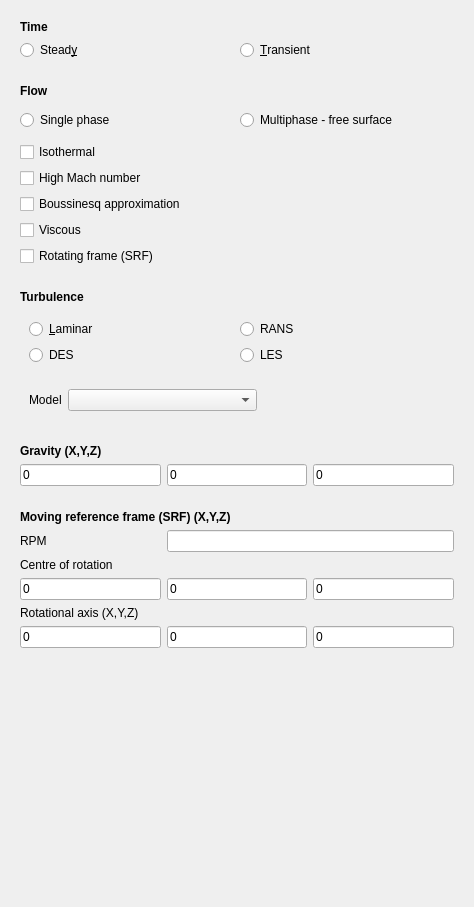
<?xml version="1.0" encoding="UTF-8"?>
<ui version="4.0">
 <class>TaskPanelPhysics</class>
 <widget class="QWidget" name="TaskPanelPhysics">
  <property name="geometry">
   <rect>
    <x>0</x>
    <y>0</y>
    <width>474</width>
    <height>907</height>
   </rect>
  </property>
  <property name="windowTitle">
   <string>Select physics model</string>
  </property>
  <layout class="QGridLayout" name="gridLayout">
   <item row="0" column="0">
    <widget class="QFrame" name="TimeFrame">
     <property name="sizePolicy">
      <sizepolicy hsizetype="Preferred" vsizetype="Minimum">
       <horstretch>0</horstretch>
       <verstretch>0</verstretch>
      </sizepolicy>
     </property>
     <property name="frameShape">
      <enum>QFrame::Panel</enum>
     </property>
     <property name="frameShadow">
      <enum>QFrame::Plain</enum>
     </property>
     <property name="lineWidth">
      <number>0</number>
     </property>
     <layout class="QGridLayout" name="gridLayout_3">
      <item row="1" column="0">
       <widget class="QRadioButton" name="radioButtonSteady">
        <property name="sizePolicy">
         <sizepolicy hsizetype="MinimumExpanding" vsizetype="Fixed">
          <horstretch>0</horstretch>
          <verstretch>0</verstretch>
         </sizepolicy>
        </property>
        <property name="text">
         <string>Stead&amp;y</string>
        </property>
       </widget>
      </item>
      <item row="1" column="1">
       <widget class="QRadioButton" name="radioButtonTransient">
        <property name="sizePolicy">
         <sizepolicy hsizetype="MinimumExpanding" vsizetype="Fixed">
          <horstretch>0</horstretch>
          <verstretch>0</verstretch>
         </sizepolicy>
        </property>
        <property name="text">
         <string>&amp;Transient</string>
        </property>
       </widget>
      </item>
      <item row="0" column="0" colspan="2">
       <widget class="QLabel" name="label_2">
        <property name="font">
         <font>
          <weight>75</weight>
          <bold>true</bold>
         </font>
        </property>
        <property name="text">
         <string>Time</string>
        </property>
       </widget>
      </item>
     </layout>
    </widget>
   </item>
   <item row="7" column="0">
    <widget class="QFrame" name="srfFrame">
     <property name="maximumSize">
      <size>
       <width>16777215</width>
       <height>16777215</height>
      </size>
     </property>
     <property name="frameShape">
      <enum>QFrame::Panel</enum>
     </property>
     <property name="frameShadow">
      <enum>QFrame::Plain</enum>
     </property>
     <property name="lineWidth">
      <number>0</number>
     </property>
     <layout class="QGridLayout" name="gridLayout_7">
      <item row="10" column="1">
       <widget class="Gui::InputField" name="inputSRFAxisy">
        <property name="sizePolicy">
         <sizepolicy hsizetype="Preferred" vsizetype="Fixed">
          <horstretch>0</horstretch>
          <verstretch>0</verstretch>
         </sizepolicy>
        </property>
        <property name="text">
         <string notr="true">0</string>
        </property>
        <property name="singleStep" stdset="0">
         <double>1000.000000000000000</double>
        </property>
        <property name="unit" stdset="0">
         <string notr="true"/>
        </property>
        <property name="format" stdset="0">
         <number>0</number>
        </property>
       </widget>
      </item>
      <item row="10" column="0">
       <widget class="Gui::InputField" name="inputSRFAxisx">
        <property name="sizePolicy">
         <sizepolicy hsizetype="Preferred" vsizetype="Fixed">
          <horstretch>0</horstretch>
          <verstretch>0</verstretch>
         </sizepolicy>
        </property>
        <property name="text">
         <string notr="true">0</string>
        </property>
        <property name="singleStep" stdset="0">
         <double>1000.000000000000000</double>
        </property>
        <property name="unit" stdset="0">
         <string notr="true"/>
        </property>
        <property name="format" stdset="0">
         <number>0</number>
        </property>
       </widget>
      </item>
      <item row="10" column="2">
       <widget class="Gui::InputField" name="inputSRFAxisz">
        <property name="sizePolicy">
         <sizepolicy hsizetype="Preferred" vsizetype="Fixed">
          <horstretch>0</horstretch>
          <verstretch>0</verstretch>
         </sizepolicy>
        </property>
        <property name="text">
         <string notr="true">0</string>
        </property>
        <property name="singleStep" stdset="0">
         <double>1000.000000000000000</double>
        </property>
        <property name="unit" stdset="0">
         <string notr="true"/>
        </property>
        <property name="format" stdset="0">
         <number>0</number>
        </property>
       </widget>
      </item>
      <item row="0" column="0" colspan="3">
       <widget class="QLabel" name="label">
        <property name="font">
         <font>
          <weight>75</weight>
          <bold>true</bold>
         </font>
        </property>
        <property name="text">
         <string>Moving reference frame (SRF) (X,Y,Z)</string>
        </property>
       </widget>
      </item>
      <item row="1" column="0">
       <widget class="QLabel" name="label_6">
        <property name="text">
         <string>RPM</string>
        </property>
       </widget>
      </item>
      <item row="8" column="0" colspan="3">
       <widget class="QLabel" name="label_7">
        <property name="text">
         <string>Rotational axis (X,Y,Z)</string>
        </property>
       </widget>
      </item>
      <item row="1" column="1" colspan="2">
       <widget class="Gui::InputField" name="inputSRFRPM">
        <property name="sizePolicy">
         <sizepolicy hsizetype="MinimumExpanding" vsizetype="Fixed">
          <horstretch>0</horstretch>
          <verstretch>0</verstretch>
         </sizepolicy>
        </property>
        <property name="text">
         <string/>
        </property>
        <property name="singleStep" stdset="0">
         <double>1.000000000000000</double>
        </property>
        <property name="unit" stdset="0">
         <string notr="true">rev/s</string>
        </property>
        <property name="format" stdset="0">
         <string notr="true">g</string>
        </property>
       </widget>
      </item>
      <item row="2" column="0" colspan="3">
       <widget class="QLabel" name="label_COfR">
        <property name="text">
         <string>Centre of rotation</string>
        </property>
       </widget>
      </item>
      <item row="4" column="0" rowspan="2">
       <widget class="Gui::InputField" name="inputSRFCoRx">
        <property name="sizePolicy">
         <sizepolicy hsizetype="Preferred" vsizetype="Preferred">
          <horstretch>0</horstretch>
          <verstretch>0</verstretch>
         </sizepolicy>
        </property>
        <property name="text">
         <string notr="true">0</string>
        </property>
        <property name="singleStep" stdset="0">
         <double>1000.000000000000000</double>
        </property>
        <property name="unit" stdset="0">
         <string notr="true">mm</string>
        </property>
        <property name="format" stdset="0">
         <number>0</number>
        </property>
       </widget>
      </item>
      <item row="4" column="2" rowspan="2">
       <widget class="Gui::InputField" name="inputSRFCoRz">
        <property name="sizePolicy">
         <sizepolicy hsizetype="Preferred" vsizetype="Preferred">
          <horstretch>0</horstretch>
          <verstretch>0</verstretch>
         </sizepolicy>
        </property>
        <property name="text">
         <string notr="true">0</string>
        </property>
        <property name="singleStep" stdset="0">
         <double>1000.000000000000000</double>
        </property>
        <property name="unit" stdset="0">
         <string notr="true">mm</string>
        </property>
        <property name="format" stdset="0">
         <number>0</number>
        </property>
       </widget>
      </item>
      <item row="4" column="1" rowspan="2">
       <widget class="Gui::InputField" name="inputSRFCoRy">
        <property name="sizePolicy">
         <sizepolicy hsizetype="Preferred" vsizetype="Preferred">
          <horstretch>0</horstretch>
          <verstretch>0</verstretch>
         </sizepolicy>
        </property>
        <property name="text">
         <string notr="true">0</string>
        </property>
        <property name="singleStep" stdset="0">
         <double>1000.000000000000000</double>
        </property>
        <property name="unit" stdset="0">
         <string notr="true">mm</string>
        </property>
        <property name="format" stdset="0">
         <number>0</number>
        </property>
       </widget>
      </item>
     </layout>
    </widget>
   </item>
   <item row="1" column="0">
    <widget class="QFrame" name="FlowFrame">
     <property name="sizePolicy">
      <sizepolicy hsizetype="Preferred" vsizetype="Minimum">
       <horstretch>0</horstretch>
       <verstretch>0</verstretch>
      </sizepolicy>
     </property>
     <property name="frameShape">
      <enum>QFrame::Panel</enum>
     </property>
     <property name="frameShadow">
      <enum>QFrame::Plain</enum>
     </property>
     <property name="lineWidth">
      <number>0</number>
     </property>
     <layout class="QGridLayout" name="gridLayout_2">
      <item row="1" column="0" colspan="2">
       <widget class="QLabel" name="label_3">
        <property name="font">
         <font>
          <weight>75</weight>
          <bold>true</bold>
         </font>
        </property>
        <property name="text">
         <string>Flow</string>
        </property>
       </widget>
      </item>
      <item row="3" column="0" colspan="2">
       <widget class="QFrame" name="frame">
        <property name="frameShape">
         <enum>QFrame::NoFrame</enum>
        </property>
        <property name="frameShadow">
         <enum>QFrame::Raised</enum>
        </property>
        <layout class="QGridLayout" name="gridLayout_8">
         <property name="leftMargin">
          <number>0</number>
         </property>
         <property name="topMargin">
          <number>0</number>
         </property>
         <property name="rightMargin">
          <number>0</number>
         </property>
         <property name="bottomMargin">
          <number>0</number>
         </property>
         <item row="2" column="0">
          <widget class="QCheckBox" name="checkBoxIsothermal">
           <property name="sizePolicy">
            <sizepolicy hsizetype="MinimumExpanding" vsizetype="Fixed">
             <horstretch>0</horstretch>
             <verstretch>0</verstretch>
            </sizepolicy>
           </property>
           <property name="text">
            <string>Isothermal</string>
           </property>
          </widget>
         </item>
         <item row="3" column="0">
          <widget class="QCheckBox" name="checkBoxHighMach">
           <property name="sizePolicy">
            <sizepolicy hsizetype="MinimumExpanding" vsizetype="Fixed">
             <horstretch>0</horstretch>
             <verstretch>0</verstretch>
            </sizepolicy>
           </property>
           <property name="text">
            <string>High Mach number</string>
           </property>
          </widget>
         </item>
         <item row="4" column="0">
          <widget class="QCheckBox" name="checkBoxBoussinesq">
           <property name="sizePolicy">
            <sizepolicy hsizetype="MinimumExpanding" vsizetype="Fixed">
             <horstretch>0</horstretch>
             <verstretch>0</verstretch>
            </sizepolicy>
           </property>
           <property name="text">
            <string>Boussinesq approximation</string>
           </property>
          </widget>
         </item>
        </layout>
       </widget>
      </item>
      <item row="5" column="0" colspan="2">
       <widget class="QCheckBox" name="srfCheckBox">
        <property name="text">
         <string>Rotating frame (SRF)</string>
        </property>
       </widget>
      </item>
      <item row="2" column="0" colspan="2">
       <widget class="QFrame" name="frame_3">
        <property name="frameShape">
         <enum>QFrame::NoFrame</enum>
        </property>
        <property name="frameShadow">
         <enum>QFrame::Raised</enum>
        </property>
        <layout class="QHBoxLayout" name="horizontalLayout">
         <property name="leftMargin">
          <number>0</number>
         </property>
         <property name="topMargin">
          <number>6</number>
         </property>
         <property name="rightMargin">
          <number>0</number>
         </property>
         <property name="bottomMargin">
          <number>6</number>
         </property>
         <item>
          <widget class="QRadioButton" name="radioButtonSinglePhase">
           <property name="sizePolicy">
            <sizepolicy hsizetype="MinimumExpanding" vsizetype="Fixed">
             <horstretch>0</horstretch>
             <verstretch>0</verstretch>
            </sizepolicy>
           </property>
           <property name="text">
            <string>Single phase</string>
           </property>
          </widget>
         </item>
         <item>
          <widget class="QRadioButton" name="radioButtonFreeSurface">
           <property name="sizePolicy">
            <sizepolicy hsizetype="MinimumExpanding" vsizetype="Fixed">
             <horstretch>0</horstretch>
             <verstretch>0</verstretch>
            </sizepolicy>
           </property>
           <property name="text">
            <string>Multiphase - free surface</string>
           </property>
          </widget>
         </item>
        </layout>
       </widget>
      </item>
      <item row="4" column="0" colspan="2">
       <widget class="QCheckBox" name="viscousCheckBox">
        <property name="enabled">
         <bool>true</bool>
        </property>
        <property name="text">
         <string>Viscous</string>
        </property>
        <property name="checked">
         <bool>false</bool>
        </property>
        <property name="tristate">
         <bool>false</bool>
        </property>
       </widget>
      </item>
     </layout>
    </widget>
   </item>
   <item row="8" column="0">
    <spacer name="verticalSpacer">
     <property name="orientation">
      <enum>Qt::Vertical</enum>
     </property>
     <property name="sizeHint" stdset="0">
      <size>
       <width>20</width>
       <height>40</height>
      </size>
     </property>
    </spacer>
   </item>
   <item row="2" column="0">
    <widget class="QFrame" name="turbulenceFrame">
     <property name="sizePolicy">
      <sizepolicy hsizetype="Preferred" vsizetype="Minimum">
       <horstretch>0</horstretch>
       <verstretch>0</verstretch>
      </sizepolicy>
     </property>
     <property name="frameShape">
      <enum>QFrame::Panel</enum>
     </property>
     <property name="frameShadow">
      <enum>QFrame::Plain</enum>
     </property>
     <property name="lineWidth">
      <number>0</number>
     </property>
     <layout class="QGridLayout" name="gridLayout_4">
      <item row="2" column="1" colspan="4">
       <widget class="QFrame" name="turbulenceChoiceFrame">
        <property name="sizePolicy">
         <sizepolicy hsizetype="Preferred" vsizetype="Minimum">
          <horstretch>0</horstretch>
          <verstretch>0</verstretch>
         </sizepolicy>
        </property>
        <property name="frameShape">
         <enum>QFrame::NoFrame</enum>
        </property>
        <property name="frameShadow">
         <enum>QFrame::Raised</enum>
        </property>
        <layout class="QGridLayout" name="gridLayout_5">
         <item row="1" column="0">
          <widget class="QRadioButton" name="radioButtonLaminar">
           <property name="text">
            <string>&amp;Laminar</string>
           </property>
          </widget>
         </item>
         <item row="2" column="0">
          <widget class="QRadioButton" name="radioButtonDES">
           <property name="toolTip">
            <string>Detached Eddy Simulation</string>
           </property>
           <property name="text">
            <string notr="true">DES</string>
           </property>
          </widget>
         </item>
         <item row="1" column="1">
          <widget class="QRadioButton" name="radioButtonRANS">
           <property name="toolTip">
            <string>Reynolds Averaged Navier-Stokes</string>
           </property>
           <property name="text">
            <string notr="true">RANS</string>
           </property>
          </widget>
         </item>
         <item row="2" column="1">
          <widget class="QRadioButton" name="radioButtonLES">
           <property name="toolTip">
            <string>Large Eddy Simulation</string>
           </property>
           <property name="text">
            <string notr="true">LES</string>
           </property>
          </widget>
         </item>
        </layout>
       </widget>
      </item>
      <item row="3" column="1" colspan="4">
       <widget class="QFrame" name="turbulenceModelFrame">
        <property name="sizePolicy">
         <sizepolicy hsizetype="Preferred" vsizetype="Minimum">
          <horstretch>0</horstretch>
          <verstretch>0</verstretch>
         </sizepolicy>
        </property>
        <property name="frameShape">
         <enum>QFrame::NoFrame</enum>
        </property>
        <property name="frameShadow">
         <enum>QFrame::Raised</enum>
        </property>
        <property name="lineWidth">
         <number>0</number>
        </property>
        <layout class="QHBoxLayout" name="horizontalLayout_2">
         <item>
          <widget class="QLabel" name="label_5">
           <property name="text">
            <string>Model</string>
           </property>
          </widget>
         </item>
         <item>
          <widget class="QComboBox" name="turbulenceComboBox">
           <property name="sizePolicy">
            <sizepolicy hsizetype="Expanding" vsizetype="Fixed">
             <horstretch>0</horstretch>
             <verstretch>0</verstretch>
            </sizepolicy>
           </property>
          </widget>
         </item>
         <item>
          <spacer name="horizontalSpacer_3">
           <property name="orientation">
            <enum>Qt::Horizontal</enum>
           </property>
           <property name="sizeHint" stdset="0">
            <size>
             <width>40</width>
             <height>20</height>
            </size>
           </property>
          </spacer>
         </item>
        </layout>
       </widget>
      </item>
      <item row="0" column="1" colspan="4">
       <widget class="QLabel" name="label_4">
        <property name="font">
         <font>
          <weight>75</weight>
          <bold>true</bold>
         </font>
        </property>
        <property name="text">
         <string>Turbulence</string>
        </property>
       </widget>
      </item>
     </layout>
    </widget>
   </item>
   <item row="3" column="0">
    <widget class="QFrame" name="gravityFrame">
     <property name="sizePolicy">
      <sizepolicy hsizetype="Preferred" vsizetype="Preferred">
       <horstretch>0</horstretch>
       <verstretch>0</verstretch>
      </sizepolicy>
     </property>
     <property name="maximumSize">
      <size>
       <width>16777215</width>
       <height>16777215</height>
      </size>
     </property>
     <property name="frameShape">
      <enum>QFrame::Panel</enum>
     </property>
     <property name="frameShadow">
      <enum>QFrame::Plain</enum>
     </property>
     <property name="lineWidth">
      <number>0</number>
     </property>
     <layout class="QGridLayout" name="gridLayout_7">
      <item row="2" column="0">
       <widget class="Gui::InputField" name="gx">
        <property name="sizePolicy">
         <sizepolicy hsizetype="Preferred" vsizetype="Fixed">
          <horstretch>0</horstretch>
          <verstretch>0</verstretch>
         </sizepolicy>
        </property>
        <property name="text">
         <string notr="true">0</string>
        </property>
        <property name="singleStep" stdset="0">
         <double>1000.000000000000000</double>
        </property>
        <property name="unit" stdset="0">
         <string notr="true">m/s^2</string>
        </property>
        <property name="format" stdset="0">
         <number>0</number>
        </property>
       </widget>
      </item>
      <item row="2" column="1">
       <widget class="Gui::InputField" name="gy">
        <property name="sizePolicy">
         <sizepolicy hsizetype="Preferred" vsizetype="Fixed">
          <horstretch>0</horstretch>
          <verstretch>0</verstretch>
         </sizepolicy>
        </property>
        <property name="text">
         <string notr="true">0</string>
        </property>
        <property name="singleStep" stdset="0">
         <double>1000.000000000000000</double>
        </property>
        <property name="unit" stdset="0">
         <string notr="true">m/s^2</string>
        </property>
        <property name="format" stdset="0">
         <number>0</number>
        </property>
       </widget>
      </item>
      <item row="2" column="2">
       <widget class="Gui::InputField" name="gz">
        <property name="sizePolicy">
         <sizepolicy hsizetype="Preferred" vsizetype="Fixed">
          <horstretch>0</horstretch>
          <verstretch>0</verstretch>
         </sizepolicy>
        </property>
        <property name="text">
         <string notr="true">0</string>
        </property>
        <property name="singleStep" stdset="0">
         <double>1000.000000000000000</double>
        </property>
        <property name="unit" stdset="0">
         <string notr="true">m/s^2</string>
        </property>
        <property name="format" stdset="0">
         <number>0</number>
        </property>
       </widget>
      </item>
      <item row="0" column="0" colspan="3">
       <widget class="QLabel" name="label">
        <property name="font">
         <font>
          <weight>75</weight>
          <bold>true</bold>
         </font>
        </property>
        <property name="text">
         <string>Gravity (X,Y,Z)</string>
        </property>
       </widget>
      </item>
     </layout>
    </widget>
   </item>
  </layout>
 </widget>
 <customwidgets>
  <customwidget>
   <class>Gui::InputField</class>
   <extends>QLineEdit</extends>
   <header>Gui/InputField.h</header>
  </customwidget>
 </customwidgets>
 <tabstops>
  <tabstop>radioButtonSteady</tabstop>
  <tabstop>radioButtonTransient</tabstop>
  <tabstop>radioButtonSinglePhase</tabstop>
  <tabstop>checkBoxIsothermal</tabstop>
  <tabstop>viscousCheckBox</tabstop>
  <tabstop>srfCheckBox</tabstop>
  <tabstop>radioButtonLaminar</tabstop>
  <tabstop>radioButtonRANS</tabstop>
  <tabstop>radioButtonDES</tabstop>
  <tabstop>radioButtonLES</tabstop>
  <tabstop>turbulenceComboBox</tabstop>
  <tabstop>gx</tabstop>
  <tabstop>gy</tabstop>
  <tabstop>gz</tabstop>
  <tabstop>inputSRFRPM</tabstop>
  <tabstop>inputSRFCoRx</tabstop>
  <tabstop>inputSRFCoRy</tabstop>
  <tabstop>inputSRFCoRz</tabstop>
  <tabstop>inputSRFAxisx</tabstop>
  <tabstop>inputSRFAxisy</tabstop>
  <tabstop>inputSRFAxisz</tabstop>
 </tabstops>
 <resources/>
 <connections/>
</ui>
